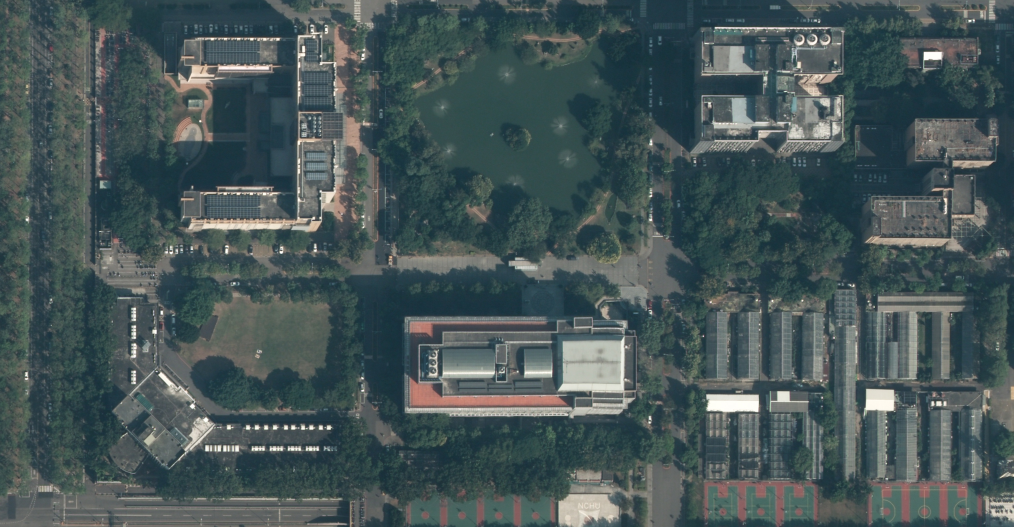
#> input picture Locate/Feature Matching/Change Size/data/map.JPG, 2027 x 1054 px, found by its file name (shown at 1/2 size)
$ python Change_Size.py
#> lines starting #> are read from the running program, lines starting #| are printed output that depends on the picture; long printed decimals are rounded; pictures that were not available may be replaced by others from this repository, and a replacement may not be noted
# -*- coding: utf-8 -*-
"""
Created on Mon Nov 29 10:15:47 2021

@author: Ivan
"""
import cv2 as cv
import numpy as np
import time
import csv
import os

'''-------------Blurring----------------'''
def Blurred(image02):
    blurred = cv.blur(image02, (13, 13))#6 6
    return blurred

def Median_Filter(image02):
    blurred = cv.medianBlur(image02, 13)
    return blurred

def Gaussian_Filter(image02):
    blurred = cv.GaussianBlur(image02, (13, 13), 0)
    return blurred

def Bilateral_Filter(image02):
    blurred = cv.bilateralFilter(image02, 5, 0, 150)
    return blurred

'''--------------Feature Matching------------------'''
def Feature(image01, image02):
    start = time.time()
    gray01 = cv.cvtColor(image01, cv.COLOR_BGR2GRAY) #Let image01 convert color from RGB to gray
    gray02 = cv.cvtColor(image02, cv.COLOR_BGR2GRAY) #Let image02 convert color from RGB to gray

    detector = 'KAZE' #'SURF'、'KAZE'、'ORB'、'BRISK'、'AKAZE'
    BF_MATCHER = 0

    # Select detector and use matcher
    if detector == 'SIFT':
        feature = SIFT()
        keypoints1 = feature.detect(gray01)
        keypoints2 = feature.detect(gray02)

        (keypoints1, descriptors1) = feature.compute(gray01, keypoints1)
        (keypoints2, descriptors2) = feature.compute(gray02, keypoints2)

        BF_MATCHER  = BF(image01, image02, descriptors1, descriptors2, keypoints1, keypoints2, detector)

    elif detector == 'SURF':
        feature = SURF()
        keypoints1 = feature.detect(gray01)
        keypoints2 = feature.detect(gray02)

        (keypoints1, descriptors1) = feature.compute(gray01, keypoints1)
        (keypoints2, descriptors2) = feature.compute(gray02, keypoints2)

        BF_MATCHER  = BF(image01, image02, descriptors1, descriptors2, keypoints1, keypoints2, detector)


    elif detector == 'KAZE':
        feature = KAZE()
        keypoints1 = feature.detect(gray01)
        keypoints2 = feature.detect(gray02)

        (keypoints1, descriptors1) = feature.compute(gray01, keypoints1)
        (keypoints2, descriptors2) = feature.compute(gray02, keypoints2)

        BF_MATCHER  = BF(image01, image02, descriptors1, descriptors2, keypoints1, keypoints2, detector)

    elif detector == 'ORB':
        feature = ORB()
        keypoints1 = feature.detect(gray01)
        keypoints2 = feature.detect(gray02)

        (keypoints1, descriptors1) = feature.compute(gray01, keypoints1)
        (keypoints2, descriptors2) = feature.compute(gray02, keypoints2)

        BF_MATCHER  = BF(image01, image02, descriptors1, descriptors2, keypoints1, keypoints2, detector)

    elif detector == 'BRISK':
        feature = BRISK()
        keypoints1 = feature.detect(gray01)
        keypoints2 = feature.detect(gray02)

        (keypoints1, descriptors1) = feature.compute(gray01, keypoints1)
        (keypoints2, descriptors2) = feature.compute(gray02, keypoints2)

        BF_MATCHER  = BF(image01, image02, descriptors1, descriptors2, keypoints1, keypoints2, detector)

    elif detector == 'AKAZE':
        feature = AKAZE()
        keypoints1 = feature.detect(gray01)
        keypoints2 = feature.detect(gray02)

        (keypoints1, descriptors1) = feature.compute(gray01, keypoints1)
        (keypoints2, descriptors2) = feature.compute(gray02, keypoints2)

        BF_MATCHER  = BF(image01, image02, descriptors1, descriptors2, keypoints1, keypoints2, detector)

    #Time Calculation
    end = time.time()
    cost = end - start

    #Image show controll
    output1 = cv.resize(BF_MATCHER , (1440, 800))

    #Return the image and time
    return cost, output1

'''-------------- All kinds of detectors --------------------------'''
# Call function SIFT
# [12 lines left out: functions SIFT, SURF, not called in this run]

# Call function KAZE
def KAZE():
    # Initiate KAZE descriptor
    KAZE = cv.KAZE_create()

    return KAZE

# Call function ORB
# [19 lines left out: functions ORB, BRISK, AKAZE, not called in this run]

'''-------------- BF Matcher --------------------------'''
def BF(image01, image02, descriptors1, descriptors2, keypoints1, keypoints2, detector):
    # Se descritor for um Descritor de Recursos Locais utilizar NOME
    if (detector == 'SIFT') or (detector == 'SURF') or (detector == 'KAZE'):
        normType = cv.NORM_L2
    else:
        normType = cv.NORM_HAMMING

    # Create BFMatcher object
    BFMatcher = cv.BFMatcher(normType = normType, crossCheck = True)

    # Matching descriptor vectors using Brute Force Matcher
    matches = BFMatcher.match(queryDescriptors = descriptors1, trainDescriptors = descriptors2)

    # Sort them in the order of their distance
    matches = sorted(matches, key = lambda x: x.distance)

    # Draw first 30 matches
    output = cv.drawMatches(img1 = image01, keypoints1 = keypoints1, img2 = image02, keypoints2 = keypoints2, matches1to2 = matches[:20], outImg = None, flags = cv.DrawMatchesFlags_NOT_DRAW_SINGLE_POINTS)

    return output

'''-------------- FLANN Matcher --------------------------'''
# [33 lines left out: function FLANN, not called in this run]

'''-------------- Main --------------------------'''
if __name__ == '__main__':
    image01 = cv.imread("C:/Users/USER/Desktop/map.jpg") # Loading image 'map.jpg' into image01
#> image01 is the input picture: shape (1054, 2027, 3); mean B, G, R 86.9, 85.5, 70.5
    image02 = cv.imread("C:/Users/USER/Desktop/2.jpg") # Loading image '2.jpg' into image02
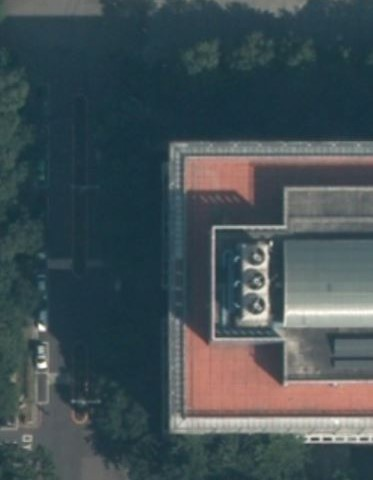
#> input picture Locate/Feature Matching/Change Size/data/1.JPG, 373 x 480 px, given in place of 2.jpg, which was not available
#> image02 is the input picture: shape (480, 373, 3); mean B, G, R 84.7, 80, 67.2
    image02 = cv.resize(image02,(373,480))#400 300 #2027 1054

    '''----------Pre-Processing----------------'''
    #image03 = Blurred(image02)
    #image03 = Median_Filter(image02)
    #image03 = Gaussian_Filter(image02)
    image03 = Bilateral_Filter(image02)

    '''----------Show the results----------'''
    value, result = Feature(image01, image03)
#> in Feature, `gray02 = cv.cvtColor(image02, cv.COLOR_BGR2GRAY)`:
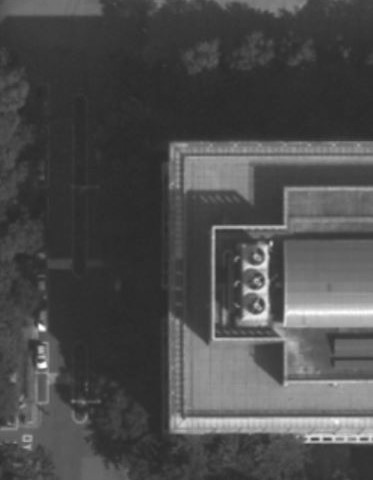
#> gray02: shape (480, 373); min 40, max 255, mean 76.7
#> in Feature, `keypoints1 = feature.detect(gray01)`: keypoints1 = 5189 keypoints; strongest (x, y, size): (1866, 106, 22.8), (1566, 792, 16.3), (658, 855, 7.6), (1854, 111, 12.4)
#> in Feature, `keypoints2 = feature.detect(gray02)`: keypoints2 = 306 keypoints; strongest (x, y, size): (255, 316, 16.7), (42, 327, 6.7), (41, 328, 5.9), (263, 316, 12.3)
#> in BF, `matches = BFMatcher.match(queryDescriptors = descriptors1, trainDescri..`: matches = 193 matches
#> in BF, `output = cv.drawMatches(img1 = image01, keypoints1 = keypoints1, img2 ..`:
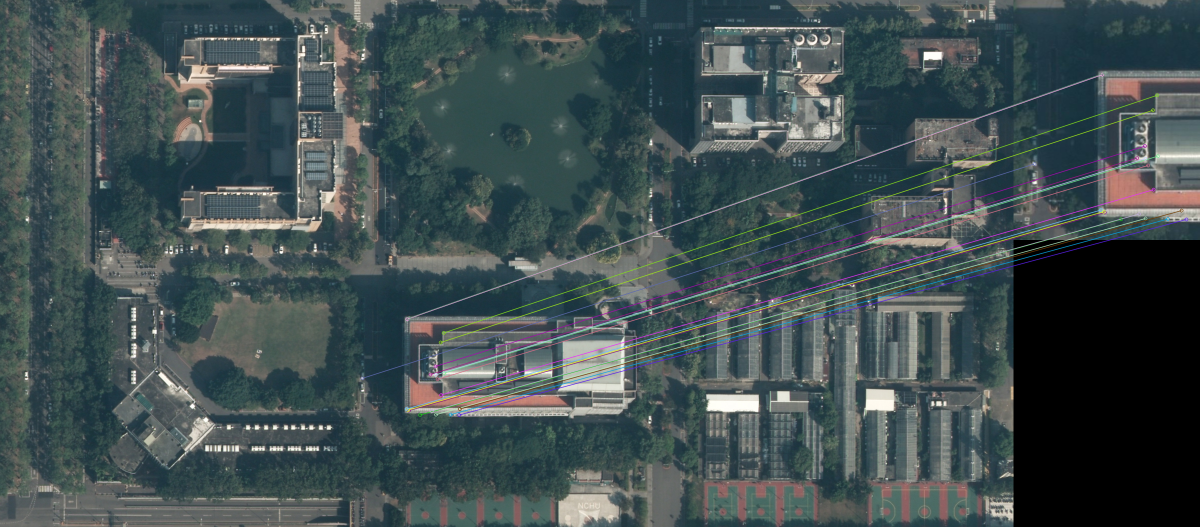
#> output: shape (1054, 2400, 3) (shown at 1/2 size); mean B, G, R 80.3, 78.7, 65.3
#> in Feature, `output1 = cv.resize(BF_MATCHER , (1440, 800))`:
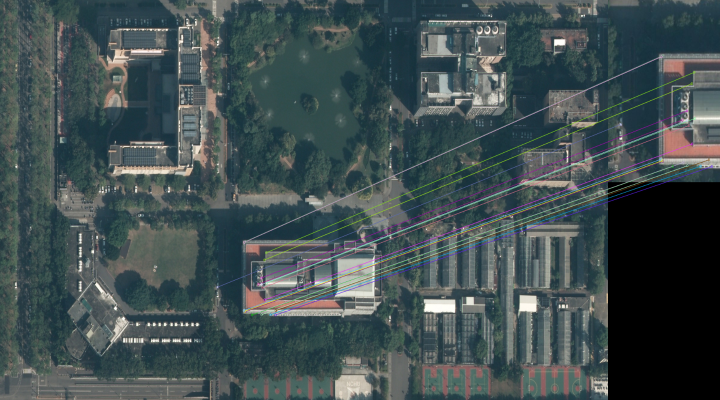
#> output1: shape (800, 1440, 3) (shown at 1/2 size); mean B, G, R 80.2, 78.6, 65.2
#> value = 6.02
    print(value)
#| 6.017
    cv.imshow("BF Result", result)
    cv.waitKey(0)
    cv.destroyAllWindows()
